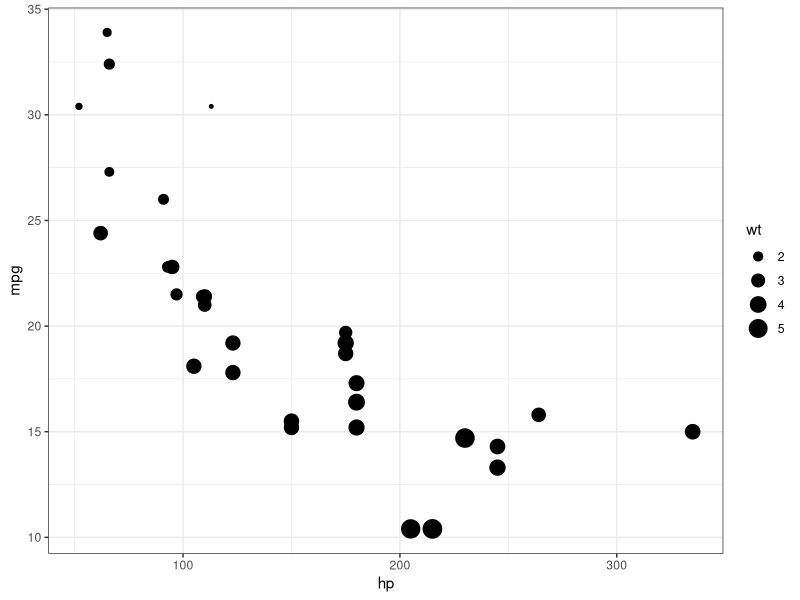

Reproduce this figure in R.
library(tidyverse)

ggplot(data = mtcars,
       aes(x=mpg,
           y=hp,
           size=wt))+
  geom_point()+
  theme_bw()+
  coord_flip()


linMod1 <- lm(data = mtcars, mpg~hp+wt)

summary(linMod1)